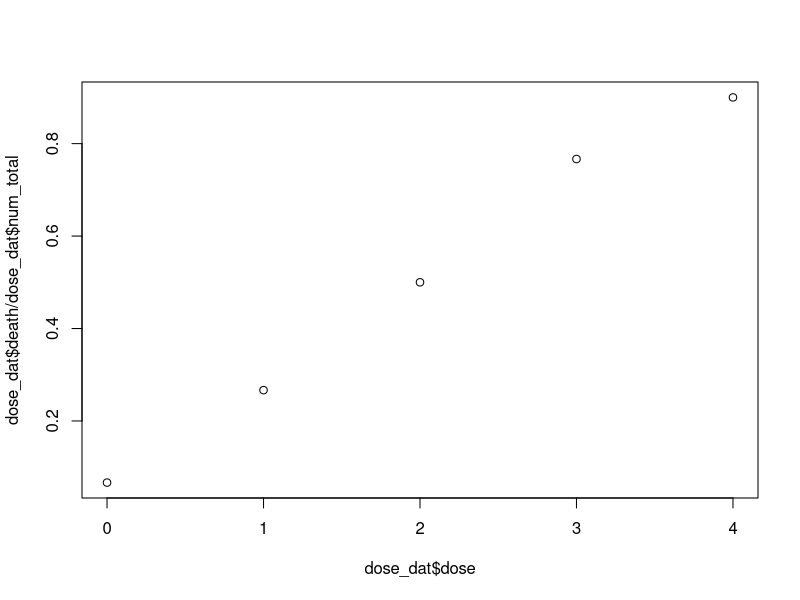

The R script that drew this image:
## ---- chunk 1
knitr::opts_chunk$set(echo = TRUE)
library(tidyverse)
## ---- chunk 2
### Import Data
dose_dat <- tibble(
  dose = c(0, 1, 2, 3, 4),
  death = c(2, 8, 15, 23, 27),
  num_total = c(30, 30, 30, 30, 30)
) 

### Data Preparation
resp <- cbind(dose_dat$death, dose_dat$num_total-dose_dat$death)
## ---- chunk 3
## Logit Model
### Summary Statistics
logit_dose_mod <- glm(resp~dose, family = binomial(link='logit'), data = dose_dat)
summary(logit_dose_mod)
plot(dose_dat$dose,dose_dat$death/dose_dat$num_total)

### CI for Beta
vcov(logit_dose_mod)
beta_logit <- logit_dose_mod$coefficients[2]
se_logit <- sqrt(vcov(logit_dose_mod)[2,2])
beta_logit+c(qnorm(0.025),0,-qnorm(0.025))*se_logit

### Deviance 
dev_logit <- sum(residuals(logit_dose_mod,type='deviance')^2)
dev_logit
## ---- chunk 4
## Probit Model
### Summary Statistics
probit_dose_mod <- glm(resp~dose, family=binomial(link='probit'), data = dose_dat)
summary(probit_dose_mod)

### CI for Beta
vcov(probit_dose_mod)
beta_probit <- probit_dose_mod$coefficients[2]
se_probit <- sqrt(vcov(probit_dose_mod)[2,2])
beta_probit + c(qnorm(0.025), 0, -qnorm(0.025))*se_probit

### Deviance 
dev_probit <- sum(residuals(probit_dose_mod,type='deviance')^2)
dev_probit
## ---- chunk 5
### C-log-log Model
clog_dose_mod <- glm(resp~dose, family=binomial(link='cloglog'), data = dose_dat)
summary(clog_dose_mod)

### CI for Beta
vcov(clog_dose_mod)
beta_clog <- clog_dose_mod$coefficients[2]
se_clog <- sqrt(vcov(clog_dose_mod)[2,2])
beta_clog + c(qnorm(0.025), 0, -qnorm(0.025))*se_clog

### Deviance 
dev_clog <- sum(residuals(clog_dose_mod,type='deviance')^2)
dev_clog
